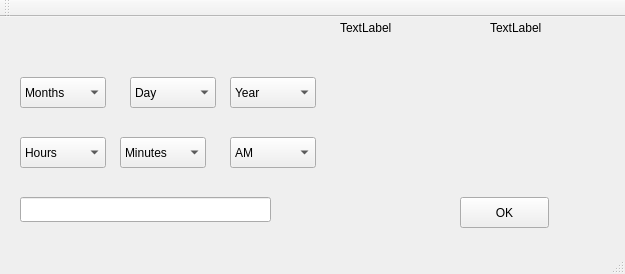
<?xml version="1.0" encoding="UTF-8"?>
<ui version="4.0">
 <class>MainWindow</class>
 <widget class="QMainWindow" name="MainWindow">
  <property name="enabled">
   <bool>true</bool>
  </property>
  <property name="geometry">
   <rect>
    <x>0</x>
    <y>0</y>
    <width>625</width>
    <height>274</height>
   </rect>
  </property>
  <property name="windowTitle">
   <string>MainWindow</string>
  </property>
  <property name="autoFillBackground">
   <bool>true</bool>
  </property>
  <widget class="QWidget" name="centralWidget">
   <widget class="QComboBox" name="MonthComboBox">
    <property name="geometry">
     <rect>
      <x>20</x>
      <y>60</y>
      <width>86</width>
      <height>31</height>
     </rect>
    </property>
    <property name="editable">
     <bool>false</bool>
    </property>
    <property name="currentIndex">
     <number>0</number>
    </property>
    <property name="maxVisibleItems">
     <number>200</number>
    </property>
    <property name="maxCount">
     <number>5555</number>
    </property>
    <item>
     <property name="text">
      <string>Months</string>
     </property>
    </item>
    <item>
     <property name="text">
      <string>Jan</string>
     </property>
    </item>
    <item>
     <property name="text">
      <string>Feb</string>
     </property>
    </item>
    <item>
     <property name="text">
      <string>March</string>
     </property>
    </item>
    <item>
     <property name="text">
      <string>April</string>
     </property>
    </item>
    <item>
     <property name="text">
      <string>May</string>
     </property>
    </item>
    <item>
     <property name="text">
      <string>June</string>
     </property>
    </item>
    <item>
     <property name="text">
      <string>July</string>
     </property>
    </item>
    <item>
     <property name="text">
      <string>August</string>
     </property>
    </item>
    <item>
     <property name="text">
      <string>September</string>
     </property>
    </item>
    <item>
     <property name="text">
      <string>October</string>
     </property>
    </item>
    <item>
     <property name="text">
      <string>November</string>
     </property>
    </item>
    <item>
     <property name="text">
      <string>December</string>
     </property>
    </item>
   </widget>
   <widget class="QComboBox" name="DayComboBox">
    <property name="geometry">
     <rect>
      <x>130</x>
      <y>60</y>
      <width>86</width>
      <height>31</height>
     </rect>
    </property>
    <item>
     <property name="text">
      <string>Day</string>
     </property>
    </item>
    <item>
     <property name="text">
      <string>1</string>
     </property>
    </item>
    <item>
     <property name="text">
      <string>2</string>
     </property>
    </item>
    <item>
     <property name="text">
      <string>3</string>
     </property>
    </item>
    <item>
     <property name="text">
      <string>4</string>
     </property>
    </item>
    <item>
     <property name="text">
      <string>5</string>
     </property>
    </item>
    <item>
     <property name="text">
      <string>6</string>
     </property>
    </item>
    <item>
     <property name="text">
      <string>7</string>
     </property>
    </item>
    <item>
     <property name="text">
      <string>8</string>
     </property>
    </item>
    <item>
     <property name="text">
      <string>9</string>
     </property>
    </item>
    <item>
     <property name="text">
      <string>10</string>
     </property>
    </item>
    <item>
     <property name="text">
      <string>11</string>
     </property>
    </item>
    <item>
     <property name="text">
      <string>12</string>
     </property>
    </item>
    <item>
     <property name="text">
      <string>13</string>
     </property>
    </item>
    <item>
     <property name="text">
      <string>14</string>
     </property>
    </item>
    <item>
     <property name="text">
      <string>15</string>
     </property>
    </item>
    <item>
     <property name="text">
      <string>16</string>
     </property>
    </item>
    <item>
     <property name="text">
      <string>17</string>
     </property>
    </item>
    <item>
     <property name="text">
      <string>18</string>
     </property>
    </item>
    <item>
     <property name="text">
      <string>19</string>
     </property>
    </item>
    <item>
     <property name="text">
      <string>20</string>
     </property>
    </item>
    <item>
     <property name="text">
      <string>21</string>
     </property>
    </item>
    <item>
     <property name="text">
      <string>22</string>
     </property>
    </item>
    <item>
     <property name="text">
      <string>23</string>
     </property>
    </item>
    <item>
     <property name="text">
      <string>24</string>
     </property>
    </item>
    <item>
     <property name="text">
      <string>25</string>
     </property>
    </item>
    <item>
     <property name="text">
      <string>26</string>
     </property>
    </item>
    <item>
     <property name="text">
      <string>27</string>
     </property>
    </item>
    <item>
     <property name="text">
      <string>28</string>
     </property>
    </item>
    <item>
     <property name="text">
      <string>29</string>
     </property>
    </item>
    <item>
     <property name="text">
      <string>30</string>
     </property>
    </item>
    <item>
     <property name="text">
      <string>31</string>
     </property>
    </item>
   </widget>
   <widget class="QComboBox" name="YearComboBox">
    <property name="geometry">
     <rect>
      <x>230</x>
      <y>60</y>
      <width>86</width>
      <height>31</height>
     </rect>
    </property>
    <item>
     <property name="text">
      <string>Year</string>
     </property>
    </item>
    <item>
     <property name="text">
      <string>2021</string>
     </property>
    </item>
    <item>
     <property name="text">
      <string>2022</string>
     </property>
    </item>
   </widget>
   <widget class="QLabel" name="Date">
    <property name="geometry">
     <rect>
      <x>340</x>
      <y>0</y>
      <width>141</width>
      <height>21</height>
     </rect>
    </property>
    <property name="text">
     <string>TextLabel</string>
    </property>
   </widget>
   <widget class="QPushButton" name="Date_OK">
    <property name="geometry">
     <rect>
      <x>460</x>
      <y>180</y>
      <width>89</width>
      <height>31</height>
     </rect>
    </property>
    <property name="text">
     <string>OK</string>
    </property>
    <property name="autoDefault">
     <bool>false</bool>
    </property>
    <property name="default">
     <bool>false</bool>
    </property>
    <property name="flat">
     <bool>false</bool>
    </property>
   </widget>
   <widget class="QComboBox" name="HoursComboBox">
    <property name="geometry">
     <rect>
      <x>20</x>
      <y>120</y>
      <width>86</width>
      <height>31</height>
     </rect>
    </property>
    <item>
     <property name="text">
      <string>Hours</string>
     </property>
    </item>
    <item>
     <property name="text">
      <string>1</string>
     </property>
    </item>
    <item>
     <property name="text">
      <string>2</string>
     </property>
    </item>
    <item>
     <property name="text">
      <string>3</string>
     </property>
    </item>
    <item>
     <property name="text">
      <string>4</string>
     </property>
    </item>
    <item>
     <property name="text">
      <string>5</string>
     </property>
    </item>
    <item>
     <property name="text">
      <string>6</string>
     </property>
    </item>
    <item>
     <property name="text">
      <string>7</string>
     </property>
    </item>
    <item>
     <property name="text">
      <string>8</string>
     </property>
    </item>
    <item>
     <property name="text">
      <string>9</string>
     </property>
    </item>
    <item>
     <property name="text">
      <string>10</string>
     </property>
    </item>
    <item>
     <property name="text">
      <string>11</string>
     </property>
    </item>
    <item>
     <property name="text">
      <string>12</string>
     </property>
    </item>
   </widget>
   <widget class="QComboBox" name="Minutes_ComboBox">
    <property name="geometry">
     <rect>
      <x>120</x>
      <y>120</y>
      <width>86</width>
      <height>31</height>
     </rect>
    </property>
    <item>
     <property name="text">
      <string>Minutes</string>
     </property>
    </item>
    <item>
     <property name="text">
      <string>1</string>
     </property>
    </item>
    <item>
     <property name="text">
      <string>2</string>
     </property>
    </item>
    <item>
     <property name="text">
      <string>3</string>
     </property>
    </item>
    <item>
     <property name="text">
      <string>4</string>
     </property>
    </item>
    <item>
     <property name="text">
      <string>5</string>
     </property>
    </item>
    <item>
     <property name="text">
      <string>6</string>
     </property>
    </item>
    <item>
     <property name="text">
      <string>7</string>
     </property>
    </item>
    <item>
     <property name="text">
      <string>8</string>
     </property>
    </item>
    <item>
     <property name="text">
      <string>9</string>
     </property>
    </item>
    <item>
     <property name="text">
      <string>10</string>
     </property>
    </item>
    <item>
     <property name="text">
      <string>11</string>
     </property>
    </item>
    <item>
     <property name="text">
      <string>12</string>
     </property>
    </item>
    <item>
     <property name="text">
      <string>13</string>
     </property>
    </item>
    <item>
     <property name="text">
      <string>14</string>
     </property>
    </item>
    <item>
     <property name="text">
      <string>15</string>
     </property>
    </item>
    <item>
     <property name="text">
      <string>16</string>
     </property>
    </item>
    <item>
     <property name="text">
      <string>17</string>
     </property>
    </item>
    <item>
     <property name="text">
      <string>18</string>
     </property>
    </item>
    <item>
     <property name="text">
      <string>19</string>
     </property>
    </item>
    <item>
     <property name="text">
      <string>20</string>
     </property>
    </item>
    <item>
     <property name="text">
      <string>21</string>
     </property>
    </item>
    <item>
     <property name="text">
      <string>22</string>
     </property>
    </item>
    <item>
     <property name="text">
      <string>23</string>
     </property>
    </item>
    <item>
     <property name="text">
      <string>24</string>
     </property>
    </item>
    <item>
     <property name="text">
      <string>25</string>
     </property>
    </item>
    <item>
     <property name="text">
      <string>26</string>
     </property>
    </item>
    <item>
     <property name="text">
      <string>27</string>
     </property>
    </item>
    <item>
     <property name="text">
      <string>28</string>
     </property>
    </item>
    <item>
     <property name="text">
      <string>29</string>
     </property>
    </item>
    <item>
     <property name="text">
      <string>30</string>
     </property>
    </item>
    <item>
     <property name="text">
      <string>31</string>
     </property>
    </item>
    <item>
     <property name="text">
      <string>32</string>
     </property>
    </item>
    <item>
     <property name="text">
      <string>33</string>
     </property>
    </item>
    <item>
     <property name="text">
      <string>34</string>
     </property>
    </item>
    <item>
     <property name="text">
      <string>35</string>
     </property>
    </item>
    <item>
     <property name="text">
      <string>36</string>
     </property>
    </item>
    <item>
     <property name="text">
      <string>37</string>
     </property>
    </item>
    <item>
     <property name="text">
      <string>38</string>
     </property>
    </item>
    <item>
     <property name="text">
      <string>39</string>
     </property>
    </item>
    <item>
     <property name="text">
      <string>40</string>
     </property>
    </item>
    <item>
     <property name="text">
      <string>41</string>
     </property>
    </item>
    <item>
     <property name="text">
      <string>42</string>
     </property>
    </item>
    <item>
     <property name="text">
      <string>43</string>
     </property>
    </item>
    <item>
     <property name="text">
      <string>44</string>
     </property>
    </item>
    <item>
     <property name="text">
      <string>45</string>
     </property>
    </item>
    <item>
     <property name="text">
      <string>46</string>
     </property>
    </item>
    <item>
     <property name="text">
      <string>47</string>
     </property>
    </item>
    <item>
     <property name="text">
      <string>48</string>
     </property>
    </item>
    <item>
     <property name="text">
      <string>49</string>
     </property>
    </item>
    <item>
     <property name="text">
      <string>50</string>
     </property>
    </item>
    <item>
     <property name="text">
      <string>51</string>
     </property>
    </item>
    <item>
     <property name="text">
      <string>52</string>
     </property>
    </item>
    <item>
     <property name="text">
      <string>53</string>
     </property>
    </item>
    <item>
     <property name="text">
      <string>54</string>
     </property>
    </item>
    <item>
     <property name="text">
      <string>55</string>
     </property>
    </item>
    <item>
     <property name="text">
      <string>56</string>
     </property>
    </item>
    <item>
     <property name="text">
      <string>57</string>
     </property>
    </item>
    <item>
     <property name="text">
      <string>58</string>
     </property>
    </item>
    <item>
     <property name="text">
      <string>59</string>
     </property>
    </item>
   </widget>
   <widget class="QLabel" name="Time">
    <property name="geometry">
     <rect>
      <x>490</x>
      <y>0</y>
      <width>111</width>
      <height>21</height>
     </rect>
    </property>
    <property name="text">
     <string>TextLabel</string>
    </property>
   </widget>
   <widget class="QComboBox" name="DayNight">
    <property name="geometry">
     <rect>
      <x>230</x>
      <y>120</y>
      <width>86</width>
      <height>31</height>
     </rect>
    </property>
    <item>
     <property name="text">
      <string>AM</string>
     </property>
    </item>
    <item>
     <property name="text">
      <string>PM</string>
     </property>
    </item>
   </widget>
   <widget class="QLineEdit" name="ErrorMsg">
    <property name="geometry">
     <rect>
      <x>20</x>
      <y>180</y>
      <width>251</width>
      <height>25</height>
     </rect>
    </property>
   </widget>
  </widget>
  <widget class="QMenuBar" name="menuBar">
   <property name="geometry">
    <rect>
     <x>0</x>
     <y>0</y>
     <width>625</width>
     <height>22</height>
    </rect>
   </property>
  </widget>
  <widget class="QToolBar" name="mainToolBar">
   <attribute name="toolBarArea">
    <enum>TopToolBarArea</enum>
   </attribute>
   <attribute name="toolBarBreak">
    <bool>false</bool>
   </attribute>
  </widget>
  <widget class="QStatusBar" name="statusBar"/>
 </widget>
 <layoutdefault spacing="6" margin="11"/>
 <resources/>
 <connections/>
</ui>
